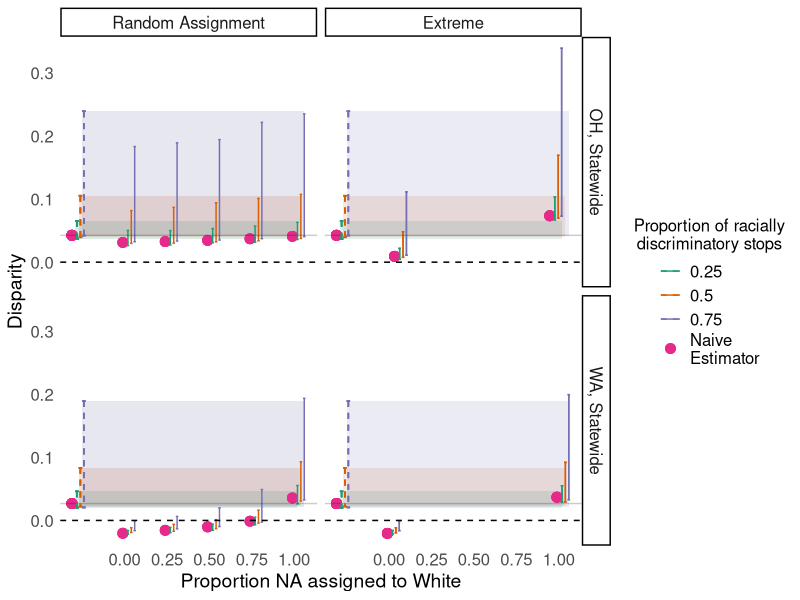
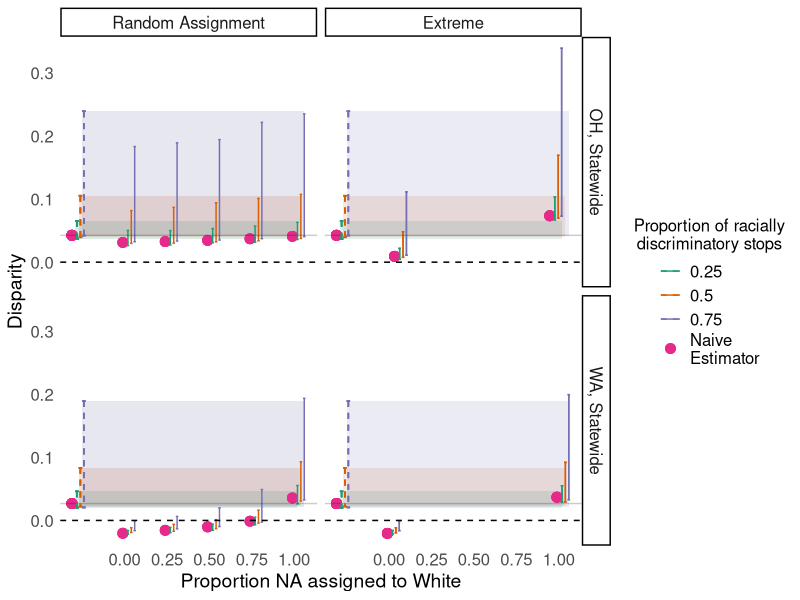
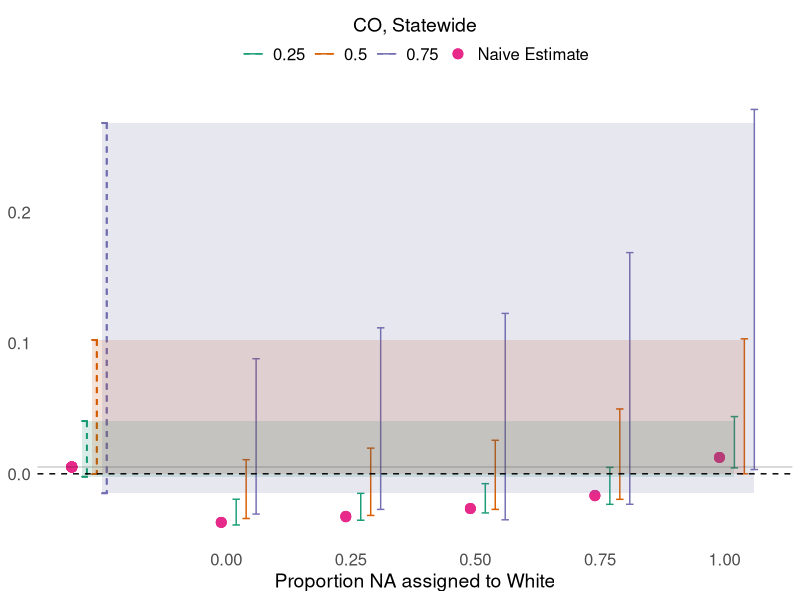
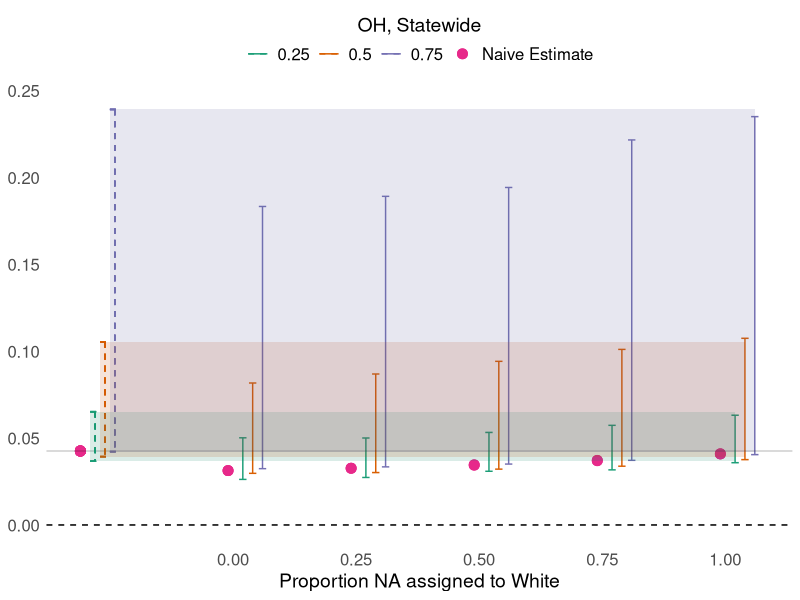
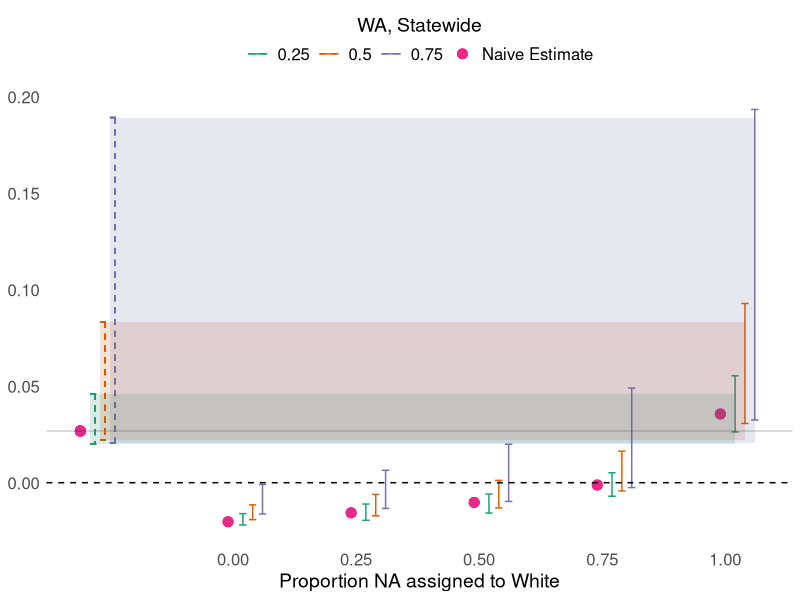
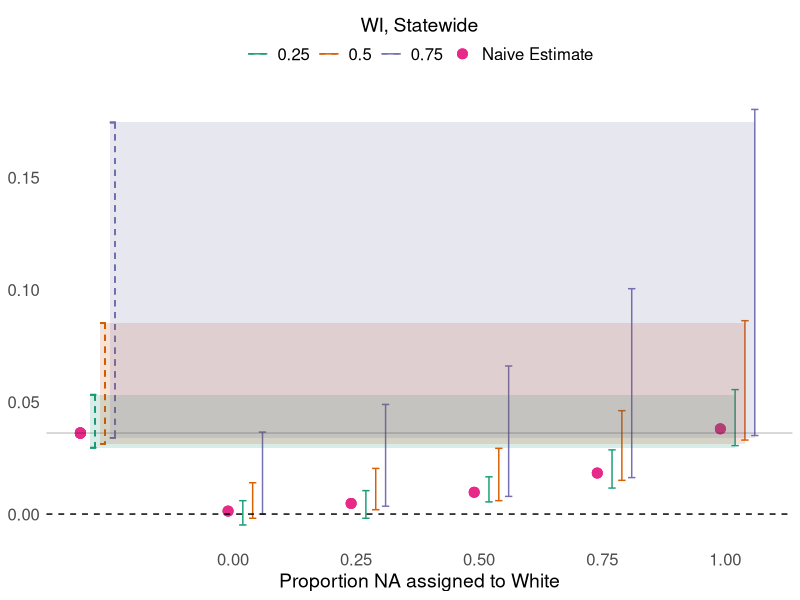
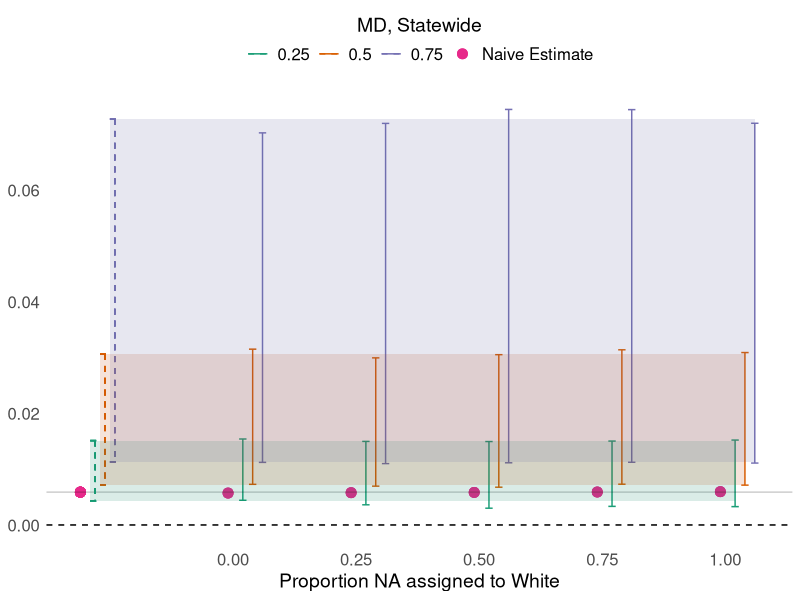
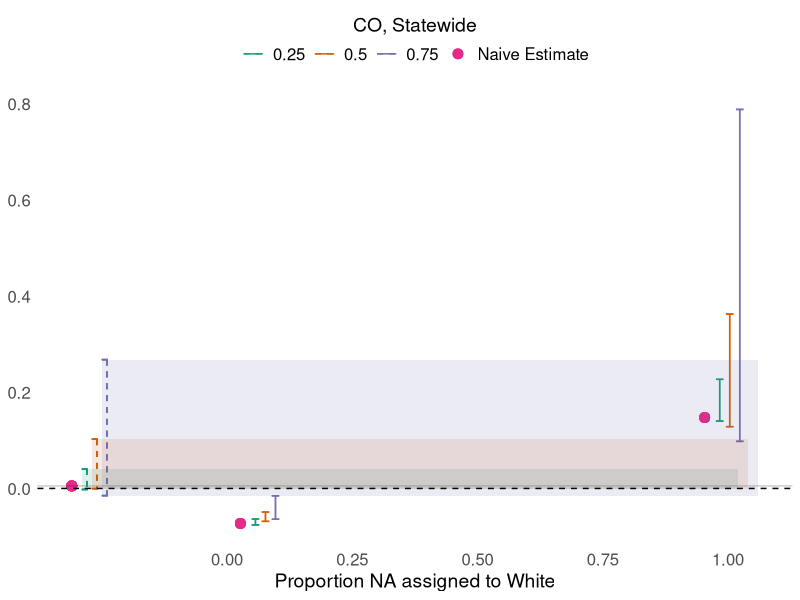

Source code (R) for these figures, in order:
library(tidyverse)
theme_set(theme_minimal())

knox_results <- read_csv("ate_results/ate_results.csv")
knox_base <- read_csv("ate_results/ate_results_base.csv")
knox_manski <- read_csv("ate_results/ate_results_manski.csv")

knox_results %>%
  full_join(knox_manski, by = c("dataset_name", "query_threshold", "naive_estimate", "lower_bound", "upper_bound", "prop")) %>%
  full_join(knox_base, by = c("dataset_name", "query_threshold")) %>%
  mutate(
    # Extract the first two letters (state) and convert to uppercase
    state = toupper(str_extract(dataset_name, "^[a-z]{2}")),
    # Extract the descriptor between the first underscore and the next underscore,
    # and convert to title case
    descriptor = str_to_title(str_extract(dataset_name, "(?<=_)[a-z]+")),
    # Combine into the final format
    state = paste0(state, ", ", descriptor)
  ) -> knox_results


# Avoid overplotting
knox_results <- bind_rows(
  knox_results,
  knox_results %>% filter(!is.na(anti_black_bias)))


### Recreate Figure 9 from the paper

theme_set(theme_minimal())
knox_results %>%
  filter(dataset_name %in% c("wa_statewide_2020_04_01.csv", "oh_statewide_2020_04_01.csv")) %>%
  mutate(shift = case_when(query_threshold == 0.25 ~ 0.02,
                           query_threshold == 0.5 ~ 0.04,
                           query_threshold == 0.75 ~ 0.06),
         Manski = ifelse(is.na(anti_black_bias), "Random Assignment", "Extreme")) %>%
  ggplot() +
  geom_rect(aes(xmin=-0.31+shift, xmax=1+shift, ymin=base_lower_bound, ymax=base_upper_bound,
                fill = as.factor(query_threshold)), alpha = 0.03) +
  geom_point(aes(prop - 0.01, naive_estimate, color="Naive\nEstimator"), size=3) +
  geom_errorbar(aes(x=prop + shift, ymin=lower_bound, ymax=upper_bound, color = as.factor(query_threshold)), width=0.015) +
  labs(x = "Proportion NA assigned to White",
       y = "Disparity",
       color = " ") +
  geom_point(aes(-0.31, base_naive_estimate, color="Naive\nEstimator"), size=3) +
  geom_hline(aes(yintercept = base_naive_estimate), alpha=0.2) +
  geom_errorbar(aes(-0.3+shift, ymin=base_lower_bound, ymax=base_upper_bound, color = as.factor(query_threshold)), width=0.02, linetype=2)+
  geom_hline(yintercept = 0, linetype = 2) +
  guides(fill="none", alpha="none", color = guide_legend(title.position = "top", title.hjust = 0.5)) +
  theme(panel.grid.major = element_blank(),
        panel.grid.minor = element_blank(),
        legend.title = element_text(vjust = 0.5, size = 12),
        legend.text = element_text(size = 12),
        legend.key.size = unit(1.2, 'lines'),
        legend.position = "right",
        axis.title = element_text(size = 14),
        axis.text = element_text(size = 12),
        strip.text = element_text(size = 12)
  ) +
  scale_color_brewer(palette = "Dark2", name = "Proportion of racially\ndiscriminatory stops") +
  scale_fill_brewer(palette = "Dark2") +
  scale_x_continuous(breaks = seq(0, 1, 0.25)) +
  facet_grid(state~factor(Manski, levels=c("Random Assignment", "Extreme"))) +
  theme(strip.background = element_rect(colour="black", fill="white", 
                                        size=1, linetype="solid"))
ggsave("figures/knox_OH_WA.png", width = 10, height = 8, dpi = 300)


### Recreate Random Assignment Plots

for (name in unique(knox_results$state)) {
  knox_results %>%
    filter(state == name) %>%  
    filter(is.na(anti_black_bias)) %>%
    mutate(shift = case_when(query_threshold == 0.25 ~ 0.02,
                             query_threshold == 0.5 ~ 0.04,
                             query_threshold == 0.75 ~ 0.06)) %>%
    ggplot() +
    geom_point(aes(prop - 0.01, naive_estimate, color="Naive Estimate"), size=3) +
    geom_errorbar(aes(x=prop + shift, ymin=lower_bound, ymax=upper_bound, color = as.factor(query_threshold)), width=0.015) +
    labs(x = "Proportion NA assigned to White",
         y = "ATE",
         color = " ") +
    geom_point(aes(-0.31, base_naive_estimate, color="Naive Estimate"), size=3) +
    geom_hline(aes(yintercept = base_naive_estimate), alpha=0.2) +
    geom_errorbar(aes(-0.3+shift, ymin=base_lower_bound, ymax=base_upper_bound, color = as.factor(query_threshold)), width=0.02, linetype=2) +
    geom_rect(aes(xmin=-0.31+shift, xmax=1+shift, ymin=base_lower_bound, ymax=base_upper_bound, fill = as.factor(query_threshold)), alpha = 0.03) +
    geom_hline(yintercept = 0, linetype = 2) +
    # theme_bw() +
    guides(fill="none", color = guide_legend(title.position = "top", title.hjust = 0.5)) +
    theme(panel.grid.major = element_blank(),
          panel.grid.minor = element_blank(),
          legend.direction = "horizontal",
          legend.box = "vertical",
          legend.title = element_text(vjust = 0.5, size = 14),
          legend.text = element_text(size = 12),
          legend.spacing.x = unit(0.5, 'cm'),
          legend.key.size = unit(1.2, 'lines'),
          legend.position = "top",
          axis.title = element_text(size = 14),
          axis.text = element_text(size = 12),
          axis.title.y=element_blank()
    ) +
    scale_color_brewer(palette = "Dark2", name = name) +
    scale_fill_brewer(palette = "Dark2") +
    scale_x_continuous(breaks = seq(0, 1, 0.25)) -> p
  ggsave(p, filename = paste0("figures/knox/", name, "_knox_random.png"), width = 150, height = 100, dpi = 300, units = "mm")
}


### Recreate Manski Plots

for (name in unique(knox_results$state)) {
  knox_results %>%
    filter(state == name) %>%
    filter(!is.na(anti_black_bias)) %>%
    mutate(shift = case_when(query_threshold == 0.25 ~ 0.02,
                             query_threshold == 0.5 ~ 0.04,
                             query_threshold == 0.75 ~ 0.06)) %>%
    ggplot() +
    geom_point(aes(prop - 0.01, naive_estimate, color="Naive Estimate"), size=3) +
    geom_errorbar(aes(x=prop + shift, ymin=lower_bound, ymax=upper_bound, color = as.factor(query_threshold)), width=0.015) +
    labs(x = "Proportion NA assigned to White",
         y = "ATE",
         color = " ") +
    geom_point(aes(-0.31, base_naive_estimate, color="Naive Estimate"), size=3) +
    geom_hline(aes(yintercept = base_naive_estimate), alpha=0.2) +
    geom_errorbar(aes(-0.3+shift, ymin=base_lower_bound, ymax=base_upper_bound, color = as.factor(query_threshold)), width=0.02, linetype=2) +
    geom_rect(aes(xmin=-0.31+shift, xmax=1+shift, ymin=base_lower_bound, ymax=base_upper_bound, fill = as.factor(query_threshold)), alpha = 0.03) +
    geom_hline(yintercept = 0, linetype = 2) +
    guides(fill="none", color = guide_legend(title.position = "top", title.hjust = 0.5)) +
    theme(panel.grid.major = element_blank(),
          panel.grid.minor = element_blank(),
          legend.direction = "horizontal",
          legend.box = "vertical",
          legend.title = element_text(vjust = 0.5, size = 14),
          legend.text = element_text(size = 12),
          legend.spacing.x = unit(0.5, 'cm'),
          legend.key.size = unit(1.2, 'lines'),
          legend.position = "top",
          axis.title = element_text(size = 14),
          axis.text = element_text(size = 12),
          axis.title.y=element_blank()
    ) +
    scale_color_brewer(palette = "Dark2", name = name) +
    scale_fill_brewer(palette = "Dark2") +
    scale_x_continuous(breaks = seq(0, 1, 0.25)) -> p
  ggsave(p, filename = paste0("figures/knox/", name, "_knox_manski.png"), width = 150, height = 100, dpi = 300, units = "mm")
}